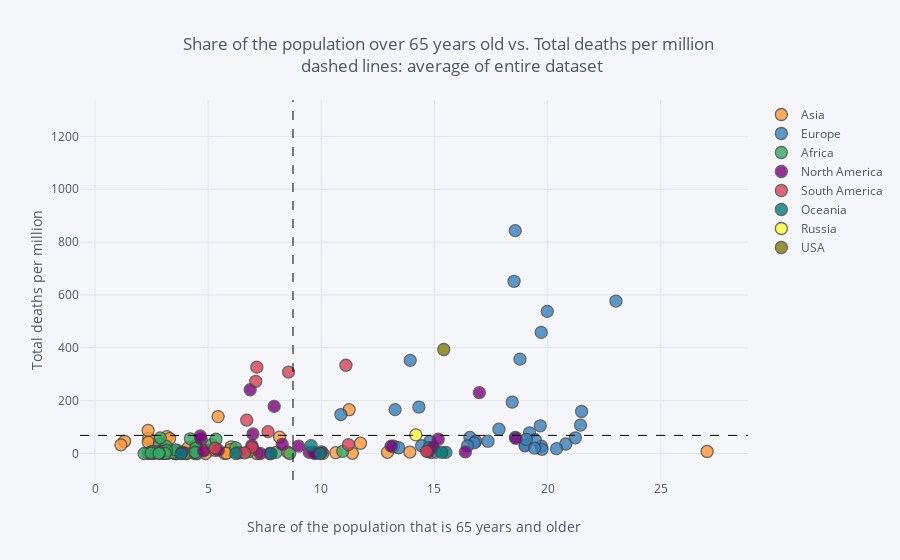

This figure's notebook cell:
### Markdown cell above
# Plotting survey correlations: high covid deaths level for countries with high share of old population.

### Code cell
with warnings.catch_warnings(): # to catch warning about np.module in Python 3.8.2.
    warnings.filterwarnings("ignore",category=FutureWarning)
    survey.iplot(
        x='aged_65_older',
        y='total_deaths_per_million',
        categories='continent',
        text="location",
        vline= {"x":survey["aged_65_older"].mean(),
                "color":"#000000",
                "dash": "dash"
               },
        hline={"y":survey["total_deaths_per_million"].mean(),
               "color":"#000000",
               "dash": "dash"
              },
        xTitle='Share of the population that is 65 years and older',
        yTitle='Total deaths per million',
        title='Share of the population over 65 years old vs. Total deaths per million <br> dashed lines: average of entire dataset'
    )
print("Recommendation: choose option to 'show closest data point on hover' in top right corner")

### Figure 1 — Plotly figure (JSON) as saved in the notebook; plotly's stock layout.template omitted (floating-point values rounded to 4 significant figures)
{"data": [{"marker": {"color": "rgba(255, 153, 51, 1.0)", "line": {"width": 1.3}, "opacity": 0.8, "size": 12, "symbol": "circle"}, "mode": "markers", "name": "Asia", "text": ["Afghanistan", "Armenia", "Azerbaijan", "Bahrain", "Bangladesh", "Bhutan", "Brunei", "Cambodia", "China", "Georgia", "India", "Indonesia", "Iran", "Iraq", "Israel", "Japan", "Jordan", "Kazakhstan", "Kuwait", "Kyrgyzstan", "Laos", "Lebanon", "Malaysia", "Maldives", "Mongolia", "Myanmar", "Nepal", "Oman", "Pakistan", "Palestine", "Philippines", "Qatar", "Saudi Arabia", "Singapore", "South Korea", "Sri Lanka", "Syria", "Taiwan", "Tajikistan", "Thailand", "Timor", "Turkey", "United Arab Emirates", "Uzbekistan", "Vietnam", "Yemen"], "textfont": {"color": "#4D5663"}, "type": "scatter", "x": [2.581, 11.23, 6.018, 2.372, 5.098, 4.885, 4.591, 4.412, 10.64, 14.86, 5.989, 5.319, 5.44, 3.186, 11.73, 27.05, 3.81, 6.991, 2.345, 4.489, 4.029, 8.514, 6.293, 4.12, 4.031, 5.732, 5.809, 2.355, 4.495, 3.043, 4.803, 1.307, 3.295, 12.92, 13.91, 10.07, null, null, 3.466, 11.37, 3.556, 8.153, 1.144, 4.469, 7.15, 2.922], "y": [23.63, 165.7, 25.45, 57.59, 12.73, 0, 6.857, 0, 3.224, 3.76, 14.61, 11.85, 139.7, 63.82, 39.05, 7.733, 0.98, 14.06, 87.34, 15.17, 0, 5.274, 3.738, 22.2, 0, 0.11, 1.201, 42.69, 21.91, 4.117, 11.89, 46.16, 56.53, 4.444, 5.559, 0.514, 0.8, 0.294, 5.557, 0.831, 0, 62.14, 32.76, 1.135, 0, 11.57]}, {"marker": {"color": "rgba(55, 128, 191, 1.0)", "line": {"width": 1.3}, "opacity": 0.8, "size": 12, "symbol": "circle"}, "mode": "markers", "name": "Europe", "text": ["Albania", "Andorra", "Austria", "Belarus", "Belgium", "Bosnia and Herzegovina", "Bulgaria", "Croatia", "Cyprus", "Czech Republic", "Denmark", "Estonia", "Faeroe Islands", "Finland", "France", "Germany", "Gibraltar", "Greece", "Guernsey", "Hungary", "Iceland", "Ireland", "Isle of Man", "Italy", "Jersey", "Kosovo", "Latvia", "Liechtenstein", "Lithuania", "Luxembourg", "Macedonia", "Malta", "Moldova", "Monaco", "Montenegro", "Netherlands", "Norway", "Poland", "Portugal", "Romania", "San Marino", "Serbia", "Slovakia", "Slovenia", "Sweden", "Switzerland", "Ukraine", "United Kingdom", "Vatican"], "textfont": {"color": "#4D5663"}, "type": "scatter", "x": [13.19, null, 19.2, 14.8, 18.57, 16.57, 20.8, 19.72, 13.42, 19.03, 19.68, 19.45, null, 21.23, 19.72, 21.45, null, 20.4, null, 18.58, 14.43, 13.93, null, 23.02, null, null, 19.75, null, 19.0, 14.31, 13.26, 19.43, 10.86, null, 14.76, 18.78, 16.82, 16.76, 21.5, 17.85, null, 17.37, 15.07, 19.06, 19.98, 18.44, 16.46, 18.52, null], "y": [27.45, 673.0, 78.39, 45.4, 843.3, 60.66, 35.98, 27.53, 21.69, 32.68, 104.8, 52.02, 0, 59.38, 458.4, 107.7, 0, 18.42, 193.9, 60.97, 29.3, 352.6, 282.2, 576.7, 306.7, 38.8, 15.9, 26.22, 29.02, 175.7, 166.1, 20.38, 147.5, 127.4, 22.29, 357.1, 46.3, 40.19, 158.9, 91.9, 1238.0, 46.59, 5.129, 53.39, 538.0, 194.7, 29.34, 651.6, 0]}, {"marker": {"color": "rgba(50, 171, 96, 1.0)", "line": {"width": 1.3}, "opacity": 0.8, "size": 12, "symbol": "circle"}, "mode": "markers", "name": "Africa", "text": ["Algeria", "Angola", "Benin", "Botswana", "Burkina Faso", "Burundi", "Cameroon", "Cape Verde", "Central African Republic", "Chad", "Comoros", "Congo", "Cote d'Ivoire", "Democratic Republic of Congo", "Djibouti", "Egypt", "Equatorial Guinea", "Eritrea", "Ethiopia", "Gabon", "Gambia", "Ghana", "Guinea", "Guinea-Bissau", "Kenya", "Lesotho", "Liberia", "Libya", "Madagascar", "Malawi", "Mali", "Mauritania", "Mauritius", "Morocco", "Mozambique", "Namibia", "Niger", "Nigeria", "Rwanda", "Sao Tome and Principe", "Senegal", "Seychelles", "Sierra Leone", "Somalia", "South Africa", "South Sudan", "Sudan", "Swaziland", "Tanzania", "Togo", "Tunisia", "Uganda", "Western Sahara", "Zambia", "Zimbabwe"], "textfont": {"color": "#4D5663"}, "type": "scatter", "x": [6.211, 2.405, 3.244, 3.941, 2.409, 2.562, 3.165, 4.46, 3.655, 2.486, 2.963, 3.402, 2.933, 3.02, 4.213, 5.159, 2.846, 3.607, 3.526, 4.45, 2.339, 3.385, 3.135, 3.002, 2.686, 4.506, 3.057, 4.424, 2.929, 2.979, 2.519, 3.138, 10.95, 6.769, 3.158, 3.552, 2.553, 2.751, 2.974, 2.886, 3.008, 8.606, 2.538, 2.731, 5.344, 3.441, 3.548, 3.163, 3.108, 2.839, 8.001, 2.168, null, 2.48, 2.822], "y": [21.87, 0.578, 1.732, 0.425, 2.535, 0.084, 12.43, 30.58, 10.77, 4.505, 8.05, 7.974, 2.843, 2.032, 55.67, 33.44, 36.35, 0, 1.009, 20.67, 1.241, 4.152, 2.589, 12.7, 3.05, 0, 7.711, 4.657, 1.192, 0.993, 5.876, 27.96, 7.863, 6.367, 0.256, 0, 2.809, 3.173, 0.232, 59.32, 8.122, 0, 7.772, 5.789, 53.94, 3.573, 13.87, 11.21, 0.352, 1.812, 4.231, 0, 1.674, 1.632, 0.606]}, {"marker": {"color": "rgba(128, 0, 128, 1.0)", "line": {"width": 1.3}, "opacity": 0.8, "size": 12, "symbol": "circle"}, "mode": "markers", "name": "North America", "text": ["Anguilla", "Antigua and Barbuda", "Aruba", "Bahamas", "Barbados", "Belize", "Bermuda", "Bonaire Sint Eustatius and Saba", "British Virgin Islands", "Canada", "Cayman Islands", "Costa Rica", "Cuba", "Curacao", "Dominica", "Dominican Republic", "El Salvador", "Greenland", "Grenada", "Guatemala", "Haiti", "Honduras", "Jamaica", "Mexico", "Montserrat", "Nicaragua", "Panama", "Puerto Rico", "Saint Kitts and Nevis", "Saint Lucia", "Saint Vincent and the Grenadines", "Sint Maarten (Dutch part)", "Trinidad and Tobago", "Turks and Caicos Islands", "United States Virgin Islands"], "textfont": {"color": "#4D5663"}, "type": "scatter", "x": [null, 6.933, 13.09, 8.996, 14.95, 3.853, null, null, null, 16.98, null, 9.468, 14.74, 16.37, null, 6.981, 8.273, null, 7.304, 4.694, 4.8, 4.652, 9.684, 6.857, null, 5.445, 7.918, 15.17, null, 9.721, 7.724, null, 10.01, null, 18.6], "y": [0, 30.64, 28.1, 27.97, 24.36, 5.03, 144.5, 0, 33.07, 230.3, 15.22, 4.515, 7.593, 6.094, 0, 74.12, 34.38, 0, 0, 54.76, 9.91, 66.23, 3.377, 241.4, 200.0, 12.53, 178.5, 54.18, 0, 0, 0, 349.8, 5.716, 51.66, 57.46]}, {"marker": {"color": "rgba(219, 64, 82, 1.0)", "line": {"width": 1.3}, "opacity": 0.8, "size": 12, "symbol": "circle"}, "mode": "markers", "name": "South America", "text": ["Argentina", "Bolivia", "Brazil", "Chile", "Colombia", "Ecuador", "Falkland Islands", "Guyana", "Paraguay", "Peru", "Suriname", "Uruguay", "Venezuela"], "textfont": {"color": "#4D5663"}, "type": "scatter", "x": [11.2, 6.704, 8.552, 11.09, 7.646, 7.104, null, 5.305, 6.378, 7.151, 6.933, 14.65, 6.614], "y": [33.7, 126.4, 308.1, 334.0, 82.74, 273.3, 0, 20.34, 2.804, 326.7, 23.86, 8.348, 2.391]}, {"marker": {"color": "rgba(0, 128, 128, 1.0)", "line": {"width": 1.3}, "opacity": 0.8, "size": 12, "symbol": "circle"}, "mode": "markers", "name": "Oceania", "text": ["Australia", "Fiji", "French Polynesia", "Guam", "New Caledonia", "New Zealand", "Northern Mariana Islands", "Papua New Guinea"], "textfont": {"color": "#4D5663"}, "type": "scatter", "x": [15.5, 6.224, 7.775, 9.551, 9.954, 15.32, null, 3.808], "y": [4.157, 0, 0, 29.62, 0, 4.562, 34.75, 0]}, {"marker": {"color": "rgba(255, 255, 51, 1.0)", "line": {"width": 1.3}, "opacity": 0.8, "size": 12, "symbol": "circle"}, "mode": "markers", "name": "Russia", "text": ["Russia"], "textfont": {"color": "#4D5663"}, "type": "scatter", "x": [14.18], "y": [70.55]}, {"marker": {"color": "rgba(128, 128, 0, 1.0)", "line": {"width": 1.3}, "opacity": 0.8, "size": 12, "symbol": "circle"}, "mode": "markers", "name": "USA", "text": ["United States"], "textfont": {"color": "#4D5663"}, "type": "scatter", "x": [15.41], "y": [393.7]}], "layout": {"legend": {"bgcolor": "#F5F6F9", "font": {"color": "#4D5663"}}, "paper_bgcolor": "#F5F6F9", "plot_bgcolor": "#F5F6F9", "shapes": [{"line": {"color": "#000000", "dash": "dash", "width": 1}, "type": "line", "x0": 0, "x1": 1, "xref": "paper", "y0": 68.54, "y1": 68.54, "yref": "y"}, {"line": {"color": "#000000", "dash": "dash", "width": 1}, "type": "line", "x0": 8.749, "x1": 8.749, "xref": "x", "y0": 0, "y1": 1, "yref": "paper"}], "title": "Share of the population over 65 years old vs. Total deaths per million <br> dashed lines: average of entire dataset", "titlefont": {"color": "#4D5663"}, "xaxis": {"gridcolor": "#E1E5ED", "showgrid": true, "tickfont": {"color": "#4D5663"}, "title": "Share of the population that is 65 years and older", "titlefont": {"color": "#4D5663"}, "zerolinecolor": "#E1E5ED"}, "yaxis": {"gridcolor": "#E1E5ED", "showgrid": true, "tickfont": {"color": "#4D5663"}, "title": "Total deaths per million", "titlefont": {"color": "#4D5663"}, "zerolinecolor": "#E1E5ED"}}}
